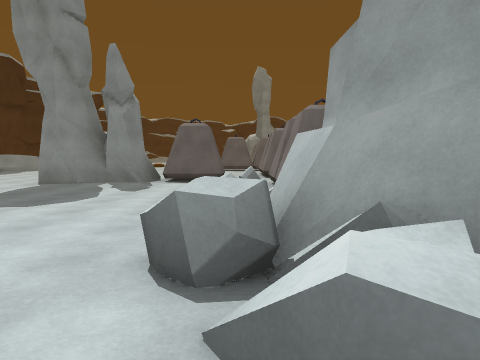
[1] (above)

24 first-person views from a walk through a Unity game level. The camera is 1.4 m above the floor, tilts 4° down and sees 70° across. The floor is counted in squares, 2 m on a side. Each view is taken from the middle of a square. On the plan, view 1 faces up. The plan holds only what a view shows up to about 11 squares ahead; the rest is blank. The place goes on beyond the plan.

[2]
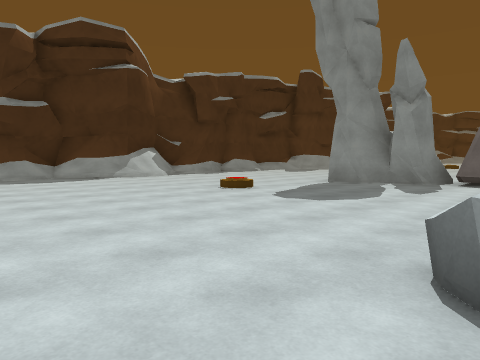

[3]
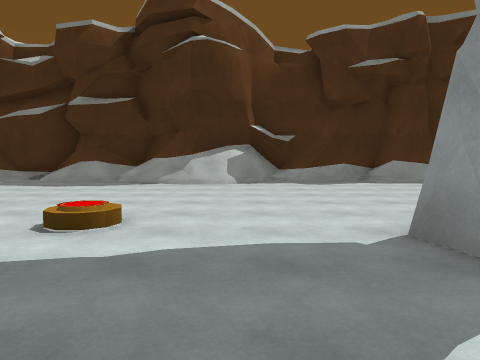

[4]
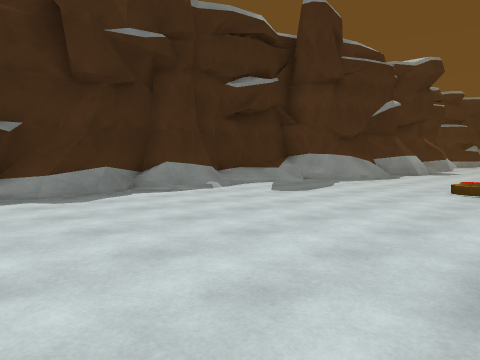

[5]
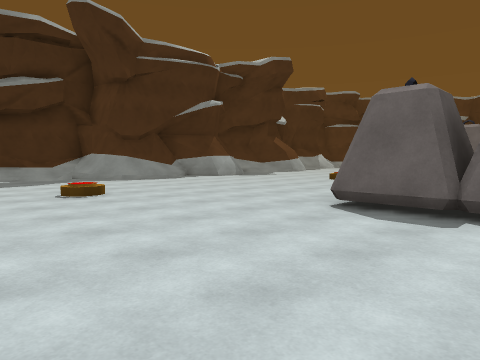

[6]
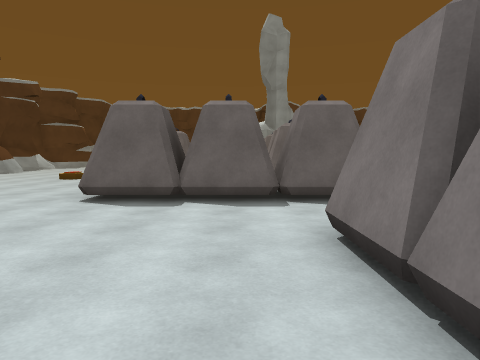

[7]
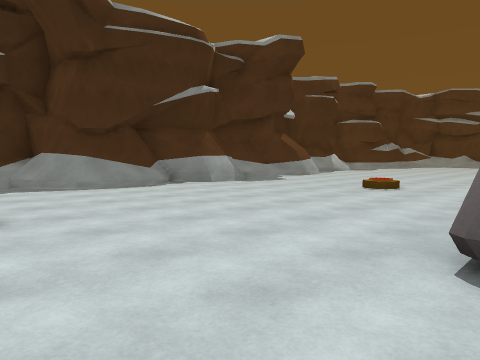

[8]
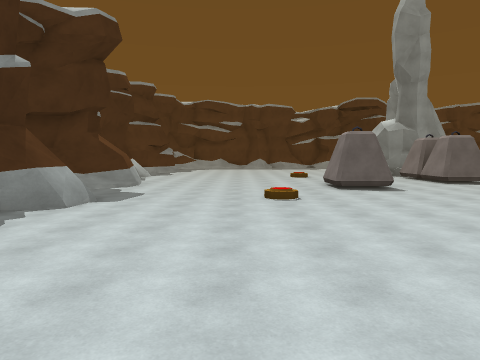

[9]
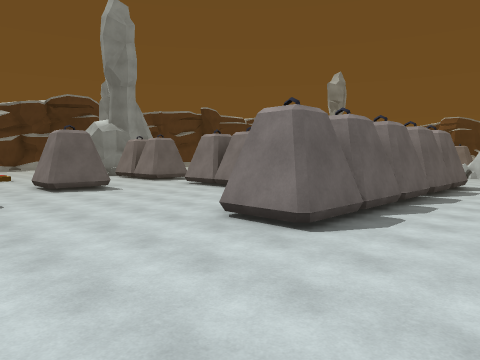

[10]
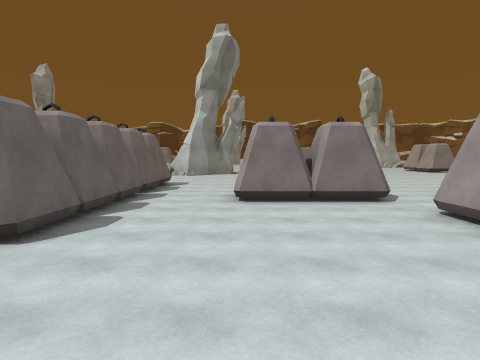

[11]
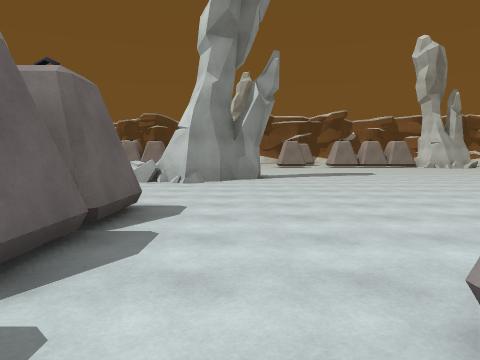

[12]
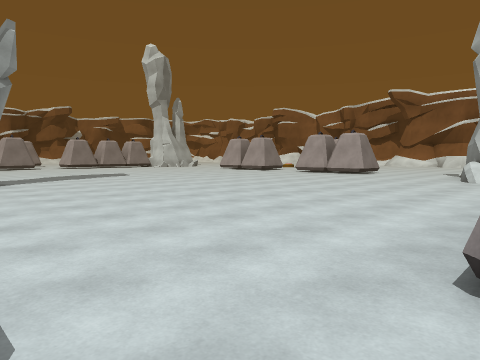

[13]
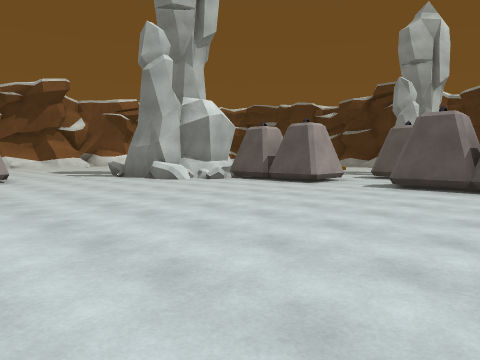

[14]
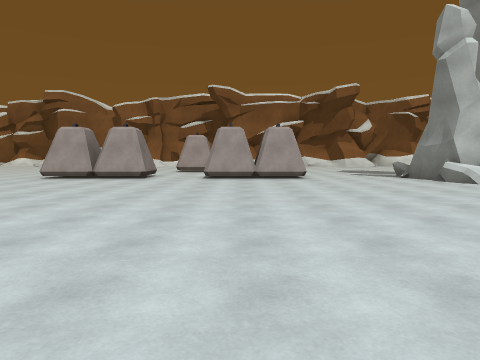

[15]
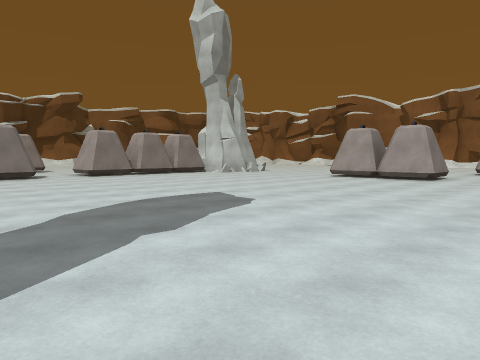

[16]
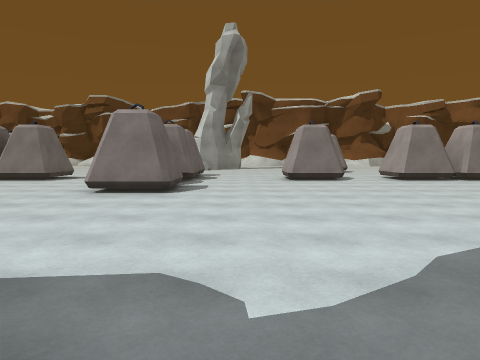

[17]
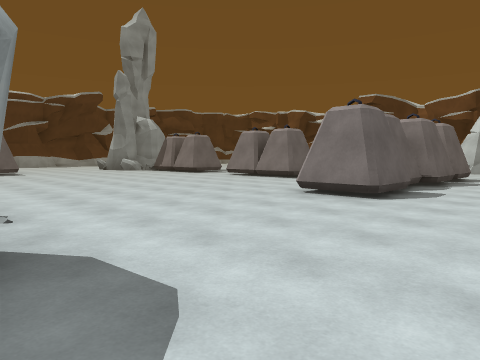

[18]
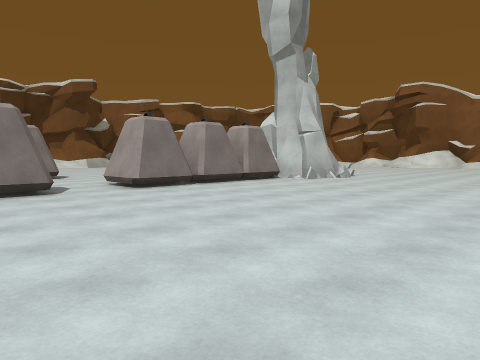

[19]
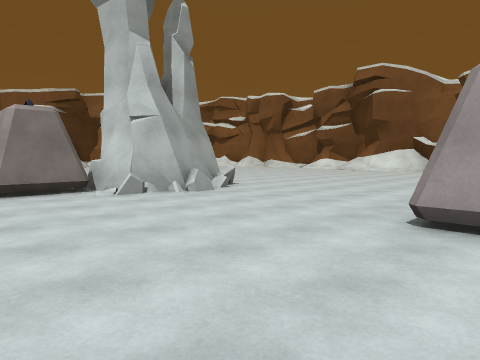

[20]
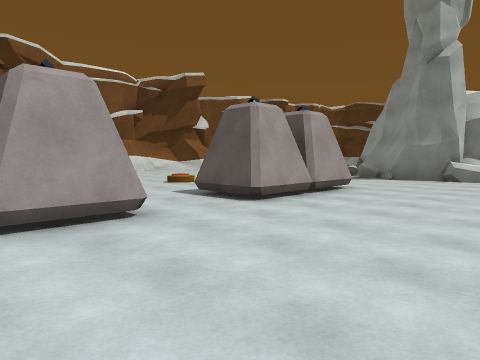

[21]
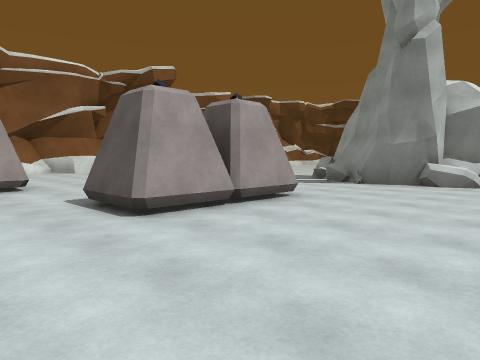

[22]
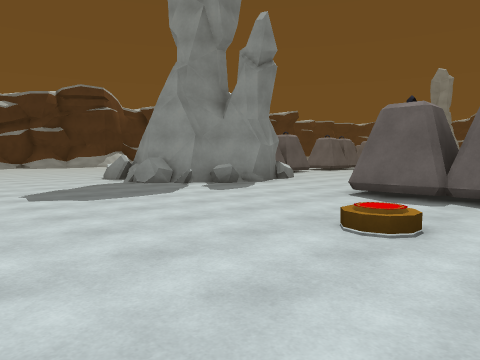

[23]
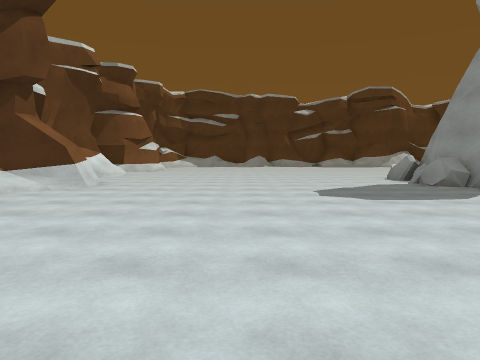

[24]
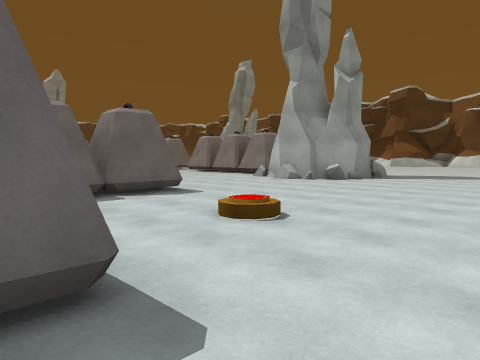

### Floor plan
Key: @ floor where view 1 was taken; # wall or solid block; . main floor; : floor 0.5 m higher than the main floor; / step, stairs or slope; = window, fence, low wall or low ledge; ^ raised ledge; O other object.
Columns run from 13 left of view 1 to 23 right of it. Each row starts with its distance up from view 1.
 26         ...
 25    #......OO...             ..
 24  ###......OO...             ...
 23    ...........#O            ....
 22    #..........O             .....   O
 21    ##.........#O           ....... OO
 20    ##.........             ........#O
 19   ##.........              ..........
 18   ##.......OOOOOOOO    ==  =.......
 17  ###.......#O#O##O#.....#  .....OO OO
 16 =#//...................####.....#OOO
 15  #/......................# ..........
 14  #/..../......OO.....................
 13  #............#O.....................
 12  #=..... .....#O...................#O
 11  #......   OO.OO...................OO
 10  #......  #O#........................
  9  #......###...OO...................#O
  8  #........... #O...................#
  7  #:.......... #O...................#O
  6  ##.......... O#=..................OO
  5 ##=..........= ##^.................#O
  4 #//...........  ##................###
  3 ^/............####...OOOO.OOO#....##
  2 ^/...........^####...O##O.O##O....##
  1 #/.. ........=###......... ........##
  0 ##        ...@............ ..........
 -1             ..........//.O../........
 -2             .............#...........
 -3              .....................
 -4              ................
 -5              ...........
 -6              ..........
 -7              ........
 -8              ..###.
 -9                  #

Where each view was taken, in squares from view 1:
view 1: 0 up, 0 right, facing up
view 2: 0 up, 0 right, facing up-left
view 3: 7 up, 2 left, facing left
view 4: 7 up, 5 left, facing up-left
view 5: 12 up, 0 right, facing up-left
view 6: 11 up, 0 right, facing up
view 7: 14 up, 2 left, facing up-left
view 8: 14 up, 6 left, facing up
view 9: 14 up, 6 left, facing up-right
view 10: 14 up, 6 left, facing right
view 11: 15 up, 1 right, facing right
view 12: 16 up, 2 right, facing down-right
view 13: 14 up, 10 right, facing down-left
view 14: 14 up, 10 right, facing down
view 15: 14 up, 10 right, facing down-right
view 16: 14 up, 12 right, facing right
view 17: 13 up, 13 right, facing up-right
view 18: 13 up, 15 right, facing down-right
view 19: 7 up, 15 right, facing down-right
view 20: 7 up, 15 right, facing down-left
view 21: 7 up, 13 right, facing down-left
view 22: 4 down, 11 right, facing up-left
view 23: 4 down, 11 right, facing left
view 24: 4 down, 12 right, facing up-right
